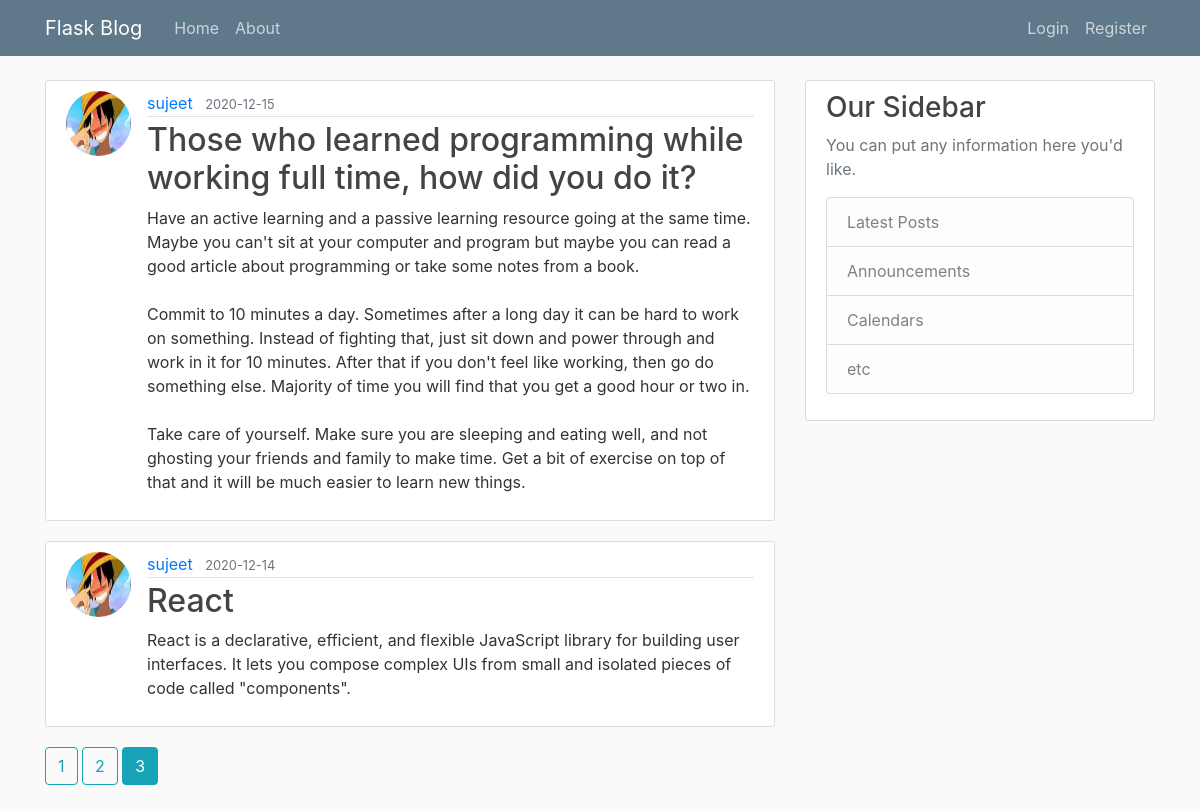
Screenshot of /home?page=3 with the database file from the repository.
### flaskblog/models.py (models this page shows, shortened)
class Post(db.Model):
    id = db.Column(db.Integer, primary_key=True)
    title = db.Column(db.String(100), nullable=False)
    date_posted = db.Column(db.DateTime, nullable=False, default=datetime.utcnow)
    content = db.Column(db.Text, nullable=False)
    user_id = db.Column(db.Integer, db.ForeignKey('user.id'), nullable=False)

class User(db.Model, UserMixin):
    id = db.Column(db.Integer, primary_key=True)
    username = db.Column(db.String(20), unique=True, nullable=False)
    email = db.Column(db.String(120), unique=True, nullable=False)
    image_file = db.Column(db.String(20), nullable=False, default='default.jpg')
    password = db.Column(db.String(60), nullable=False)
    posts = db.relationship('Post', backref='author', lazy=True)

### flaskblog/main/routes.py (the view)
@main.route('/')
@main.route('/home')
def home():
    page = request.args.get('page',1,type=int)
    posts = Post.query.order_by(Post.date_posted.desc()).paginate(page=page,per_page=2)
    return render_template('home.html', posts=posts)

### flaskblog/templates/home.html
{% extends "layout.html" %}
{% block content %}
{% for post in posts.items %}
<article class="media content-section">
    <img class="rounded-circle article-img"
        src="{{ url_for('static', filename='profile_pics/' + post.author.image_file) }}">
    <div class="media-body">
        <div class="article-metadata">
            <a class="mr-2" href={{ url_for('users.user_posts',
                username=post.author.username) }}>{{ post.author.username }}
            </a>
            <small class="text-muted">{{ post.date_posted.strftime('%Y-%m-%d')
                }}</small>
        </div>
        <h2><a class="article-title"
                href="{{ url_for('posts.post', post_id=post.id)}}">{{ post.title
                }}</a>
        </h2>
        <p class="article-content">{{ post.content }}</p>
    </div>
</article>
{% endfor %}
{% for page_num in posts.iter_pages(left_edge=1, right_edge=1, left_current=1,
right_current=2) %}
{% if page_num %}
{% if posts.page == page_num %}
<a class="btn btn-info mb-4" href="{{ url_for('main.home', page=page_num) }}">{{
    page_num }}</a>
{% else %}
<a class="btn btn-outline-info mb-4"
    href="{{ url_for('main.home', page=page_num) }}">{{ page_num }}</a>
{% endif %}
{% else %}
...
{% endif %}
{% endfor %}
{% endblock content %}

### flaskblog/static/main.css (style rules this page uses)
body { background: #fafafa; color: #333333; margin-top: 5rem; }
h1, h2, h3, h4, h5, h6 { color: #444444; }
.content-section { background: #ffffff; padding: 10px 20px; border: 1px solid #dddddd; border-radius: 3px; margin-bottom: 20px; }
.article-title { color: #444444; }
.article-content { white-space: pre-line; }
.article-img { height: 65px; width: 65px; margin-right: 16px; }
.article-metadata { padding-bottom: 1px; margin-bottom: 4px; border-bottom: 1px solid #e3e3e3 }

### rows the page displays
Post: image_file (picture), author.username "sujeet", date_posted "2020-12-15", title "Those who learned programming while working full time, how did you do it?", content "Have an active learning and a passive learning resource going at the same time. Maybe you can't sit at your computer and program but maybe you can read a good article about programming or take some notes from a book. Commit to 10 minutes a day. Sometimes after a long day it can be hard to work on something. Instead of fighting that, just sit down and power through and work in it for 10 minutes. After that if you don't feel like working, then go do something else. Majority of time you will find that you get a good hour or two in. Take care of yourself. Make sure you are sleeping and eating well, and not ghosting your friends and family to make time. Get a bit of exercise on top of that and…"
Post: image_file (picture), author.username "sujeet", date_posted "2020-12-14", title "React", content "React is a declarative, efficient, and flexible JavaScript library for building user interfaces. It lets you compose complex UIs from small and isolated pieces of code called \"components\"."

### other values shown
{{ page_num }} "1" "2"
{{ page_num }} "3"
